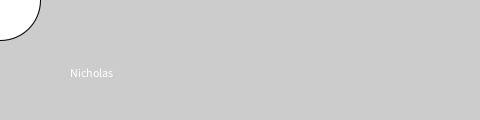
Frame 1 (no input)
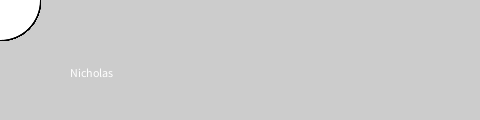
Frame 60 (the mouse pressed at the canvas centre just before this capture)
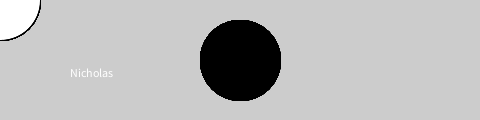
Frame 120 (the mouse held since frame 60 and released just before this capture)

The Processing sketch that drew these frames (run headless with seeded random() and noise(); from frame 60 on, the mouse is pressed at the canvas centre):

// Processing sketch: processing_78963
// ── processing_78963.pde

void setup() {
  size(480, 120);
  smooth();
  text ("Nicholas", 70, 77);
  
} 

void draw() {
  if (mousePressed) {
    fill(0);
  } else {
    fill(255);
  }
  ellipse(mouseX, mouseY, 80, 80);
}
